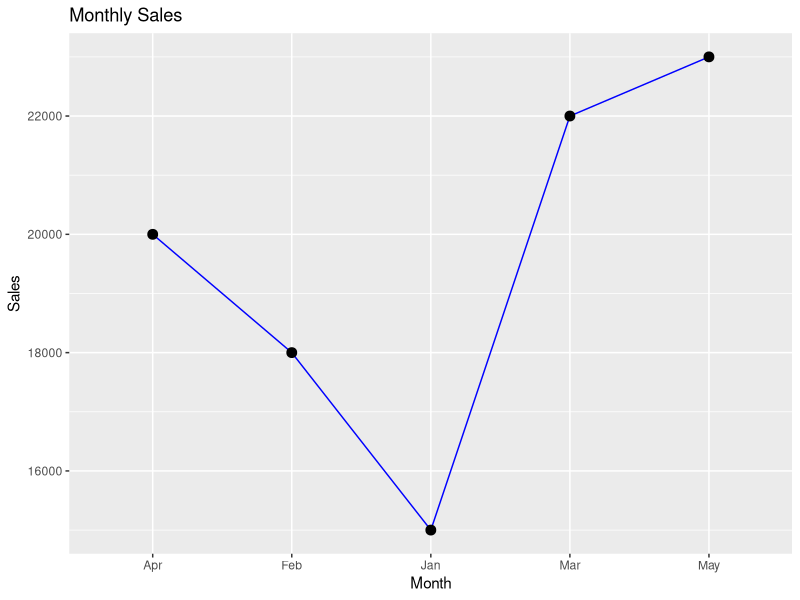
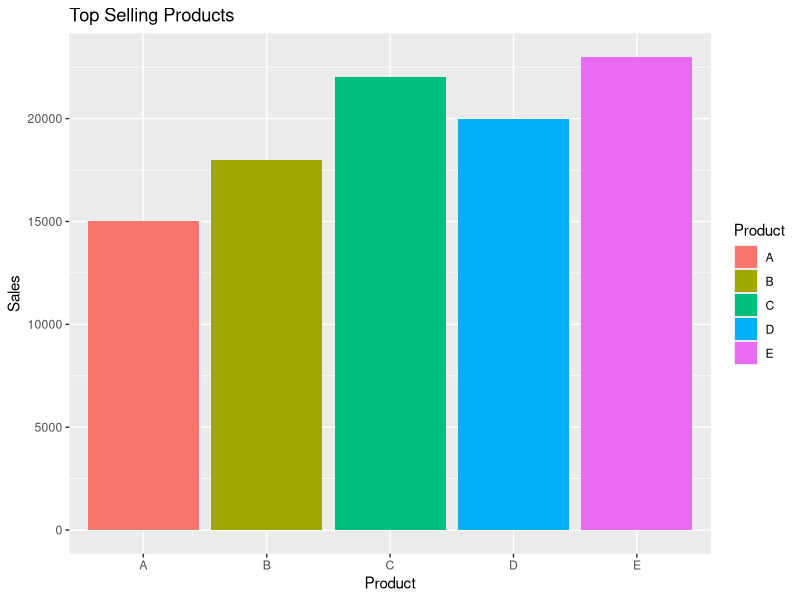
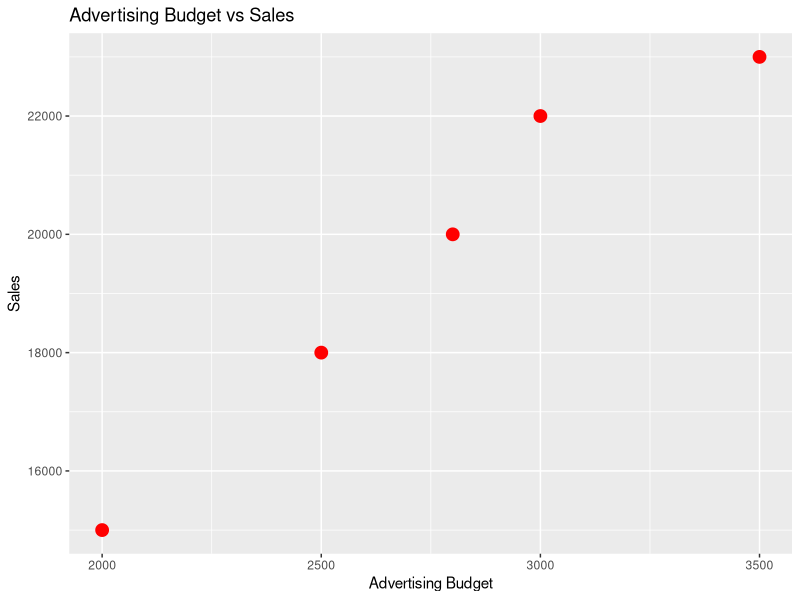

Source code (R) for these figures, in order:
library(ggplot2)

sales<-data.frame(
Month=c("Jan","Feb","Mar","Apr","May"),
Sales=c(15000,18000,22000,20000,23000),
Budget=c(2000,2500,3000,2800,3500),
Product=c("A","B","C","D","E")
)

ggplot(sales,aes(Month,Sales,group=1))+geom_line(color="blue")+geom_point(size=3)+labs(title="Monthly Sales",x="Month",y="Sales")
ggplot(sales,aes(Product,Sales,fill=Product))+geom_bar(stat="identity")+labs(title="Top Selling Products",x="Product",y="Sales")
ggplot(sales,aes(Budget,Sales))+geom_point(size=4,color="red")+labs(title="Advertising Budget vs Sales",x="Advertising Budget",y="Sales")
